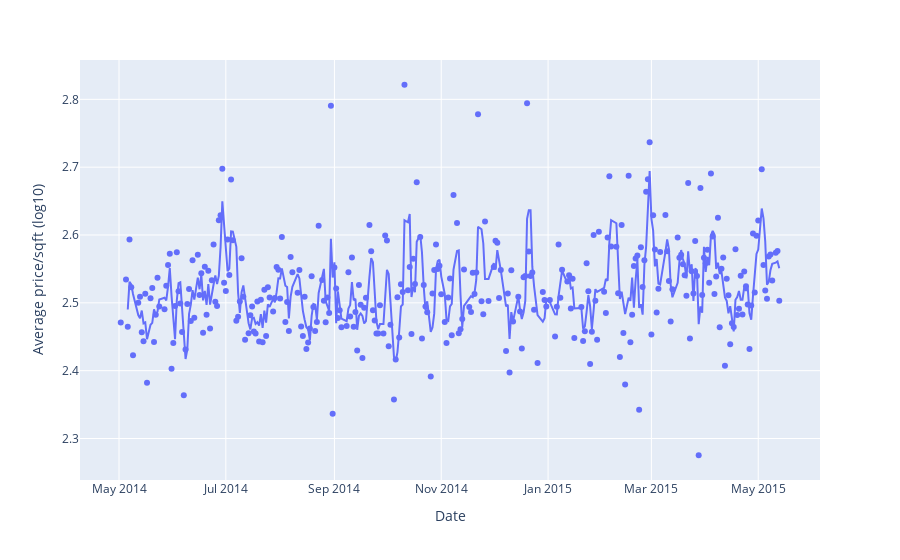

The notebook cell saved with this chart:
### Code cell
fig_price_year = px.scatter(df_best_time, x = 'date' , y= 'dollar_living_log', trendline='rolling', trendline_options=dict(window=3),labels=dict(date="Date", dollar_living_log="Average price/sqft (log10)"))
fig_price_year

fig_price_year.write_image("graphics/fig_price_sqft_year.pdf")
fig_price_year.show()

### Figure 1 — Plotly figure (JSON) as saved in the notebook; plotly's stock layout.template omitted (floating-point values rounded to 4 significant figures; data arrays with more than 128 entries replaced by an {"elided": "..."} marker saying what was removed)
{"data": [{"hovertemplate": "Date=%{x}<br>Average price/sqft (log10)=%{y}<extra></extra>", "legendgroup": "", "marker": {"color": "#636efa", "symbol": "circle"}, "mode": "markers", "name": "", "orientation": "v", "showlegend": false, "type": "scatter", "x": {"elided": "320 str values"}, "xaxis": "x", "y": {"elided": "320 float values"}, "yaxis": "y"}, {"hovertemplate": "<b>Rolling mean trendline</b><br><br>Date=%{x}<br>Average price/sqft (log10)=%{y} <b>(trend)</b><extra></extra>", "legendgroup": "", "marker": {"color": "#636efa", "symbol": "circle"}, "mode": "lines", "name": "", "showlegend": false, "type": "scatter", "x": {"elided": "320 str values"}, "xaxis": "x", "y": {"elided": "320 float values"}, "yaxis": "y"}], "layout": {"legend": {"tracegroupgap": 0}, "margin": {"t": 60}, "xaxis": {"anchor": "y", "domain": [0, 1], "title": {"text": "Date"}}, "yaxis": {"anchor": "x", "domain": [0, 1], "title": {"text": "Average price/sqft (log10)"}}}}
